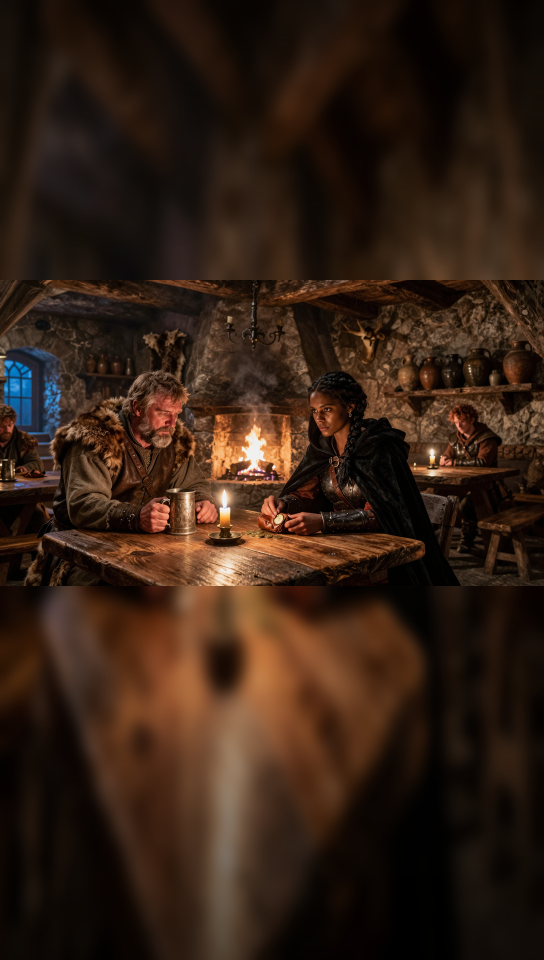
#> input picture videos/tales-of-nirn/episodes/ep01-night-falls-on-sentinel/still/tall/canvas.png, 1088 x 1920 px (shown at 1/2 size)
$ python -i tall2.py   (imports and definitions only)
#> lines starting #> are read from the running program, lines starting #| are printed output that depends on the picture
"""The tall (9:16) still, take 2: the scene is trimmed at the sides and sits low and large, so the table keeps its true size.
Only the ceiling is painted (above); below the scene the near edge of the table simply falls into shadow.
  prep  <key-16x9.png> <ceiling-guide.png> <canvas.png>   ceiling-guide: an earlier painted tall frame whose top we reuse as a guide
  blend <painted.png> <key-16x9.png> <tall.png>
The scene: x 0..1440 of the 16:9 still, scaled to 1088x816, placed at y Y0 (the moving loop goes in the same place)."""
import sys
import numpy as np
from PIL import Image, ImageFilter

TW, TH = 1088, 1920
CX0, CX1 = 0, 1440              # the crop of the 16:9 still (keeps the window, Jomic, Haballa)
SW, SH = 1088, 816
Y0 = 954                        # top of the scene; 150 px of shadowed table below it
FEATHER = 56

def scene(key):
#> called with key = 'canvas.png'
    return Image.open(key).convert('RGB').crop((CX0, 0, CX1, 1080)).resize((SW, SH), Image.LANCZOS)
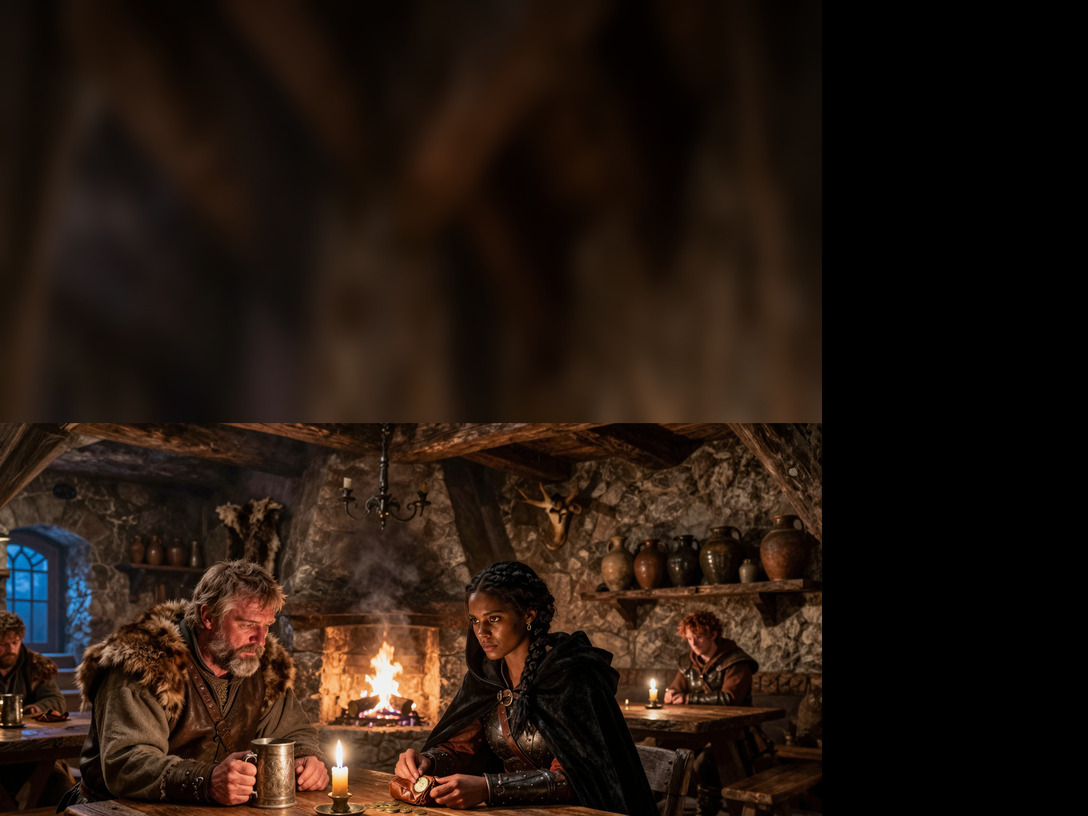
#> returned value: PIL image 1088x816 RGB; mean R, G, B 36.2, 23.4, 15.4

def below(s):
    """The near edge of the table, carried on a little and falling into shadow."""
    a = np.asarray(s, np.float32); h = TH - Y0 - SH
    band = np.asarray(Image.fromarray(a[-10:].astype(np.uint8)).resize((TW, h), Image.BICUBIC).filter(ImageFilter.GaussianBlur(6)), np.float32)
    fade = (1 - np.linspace(0, 1, h)) ** 2.2 * 0.6
    fade = fade[:, None, None]
    return band * fade

# [16 lines not run here, left out]

>>> result = scene('canvas.png')

$ run again, on videos/tales-of-nirn/episodes/ep01-night-falls-on-sentinel/still/tall/painted-2.png
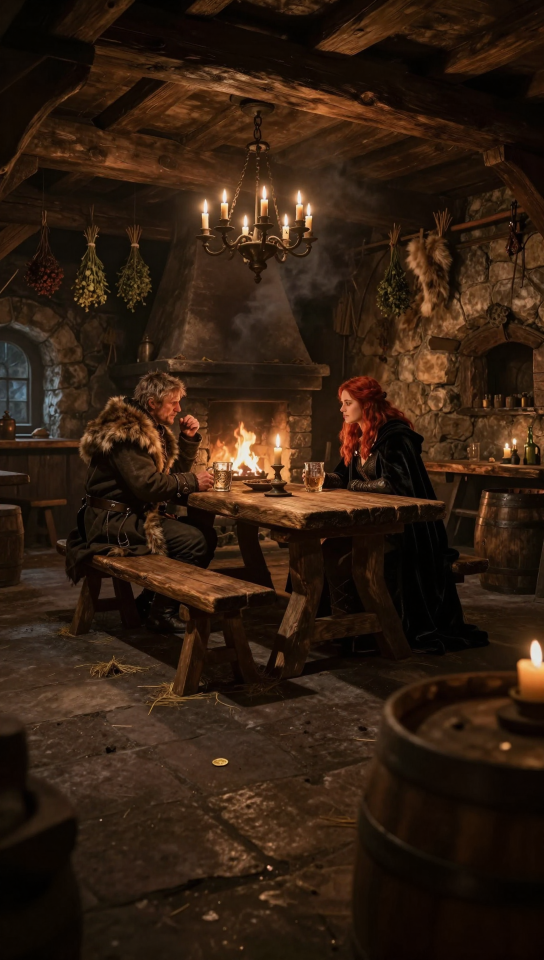
#> input picture videos/tales-of-nirn/episodes/ep01-night-falls-on-sentinel/still/tall/painted-2.png, 1088 x 1920 px (shown at 1/2 size)
#> in scene, `return Image.open(key).convert('RGB').crop((CX0, 0, CX1, 1080)).resize..`:
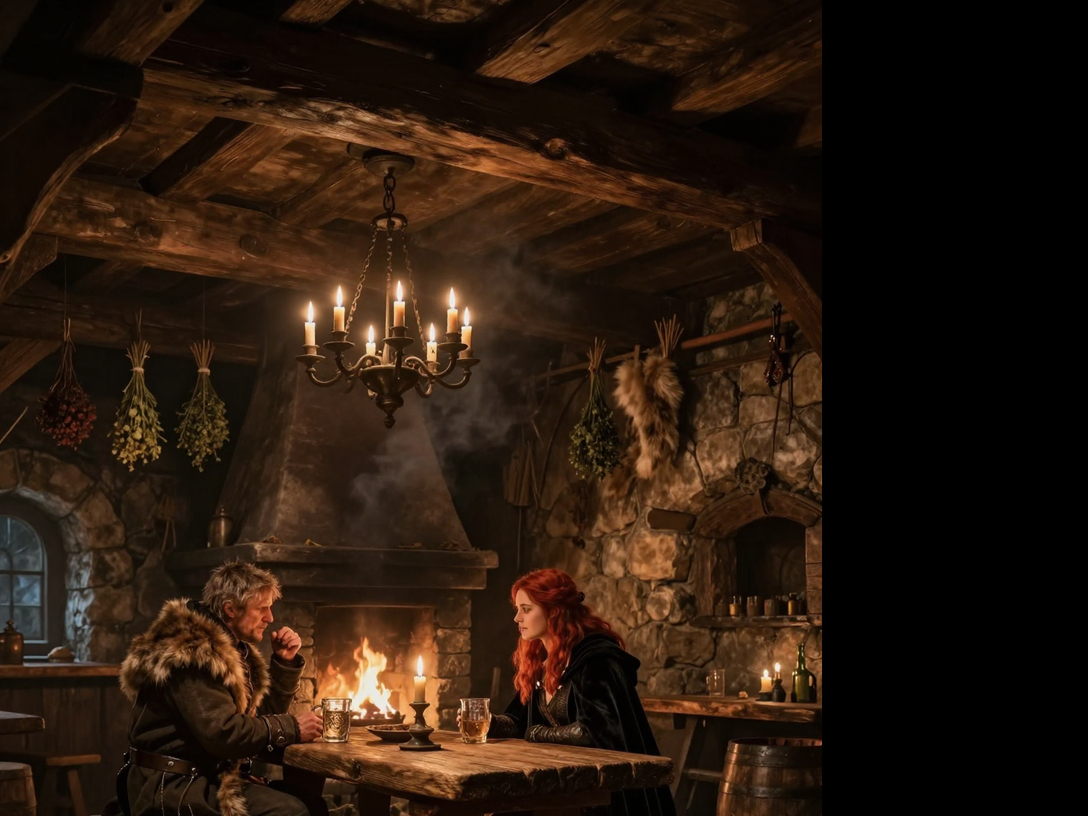
#> returned value: PIL image 1088x816 RGB; mean R, G, B 41.5, 25.5, 14

$ run again, on videos/tales-of-nirn/episodes/ep01-night-falls-on-sentinel/still/tall/painted-3.png
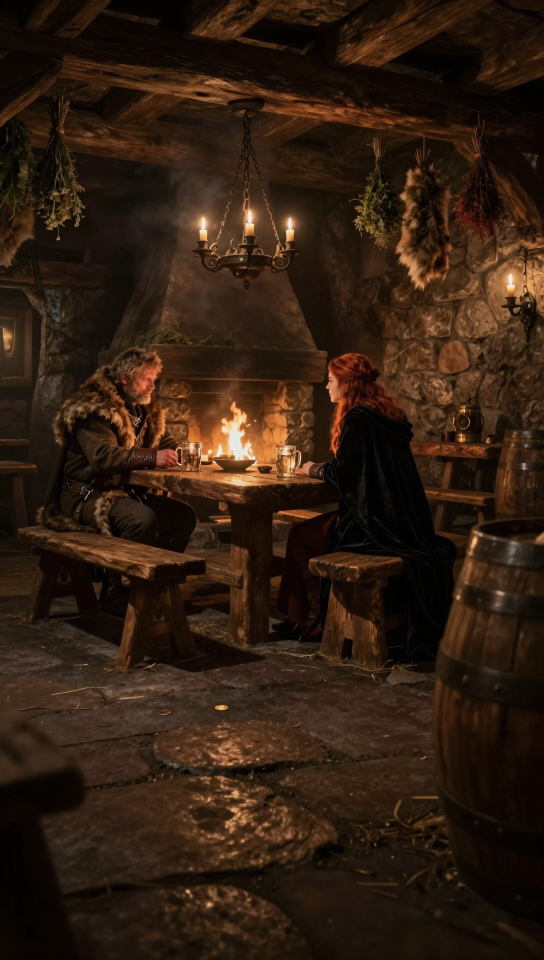
#> input picture videos/tales-of-nirn/episodes/ep01-night-falls-on-sentinel/still/tall/painted-3.png, 1088 x 1920 px (shown at 1/2 size)
#> in scene, `return Image.open(key).convert('RGB').crop((CX0, 0, CX1, 1080)).resize..`:
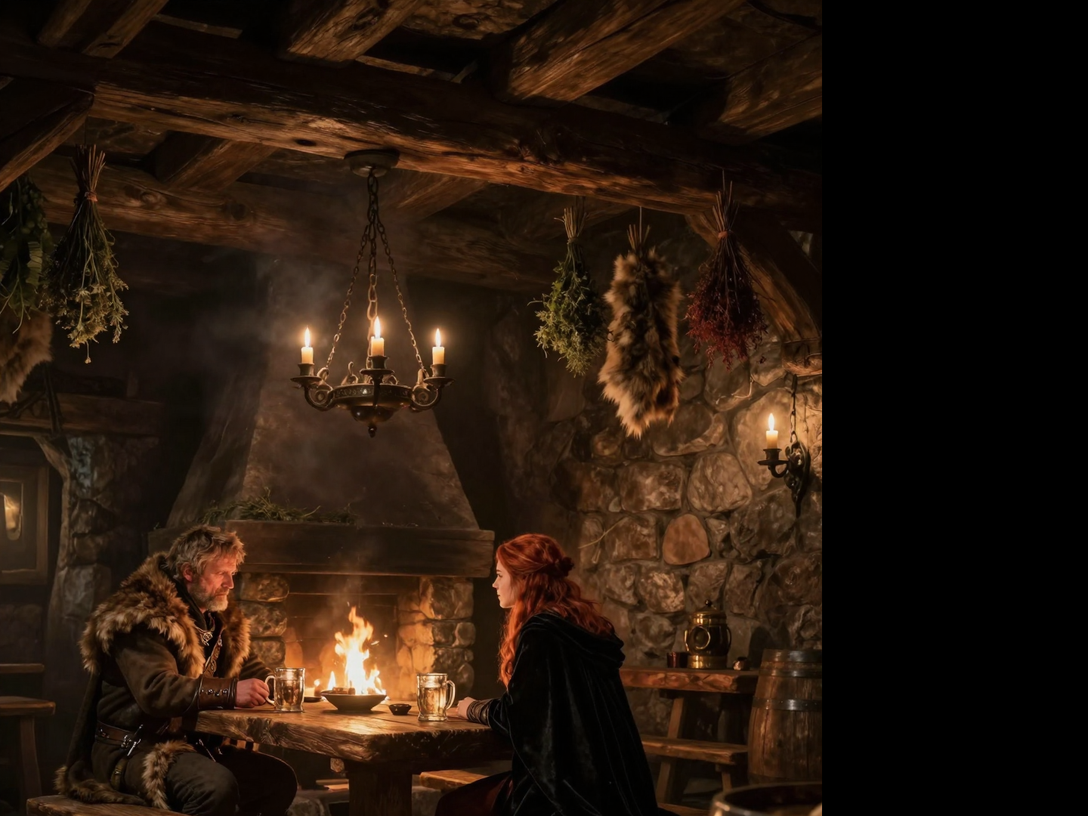
#> returned value: PIL image 1088x816 RGB; mean R, G, B 39.7, 24.3, 13.2

$ run again, on videos/tales-of-nirn/episodes/ep01-night-falls-on-sentinel/still/tall/painted-4.png
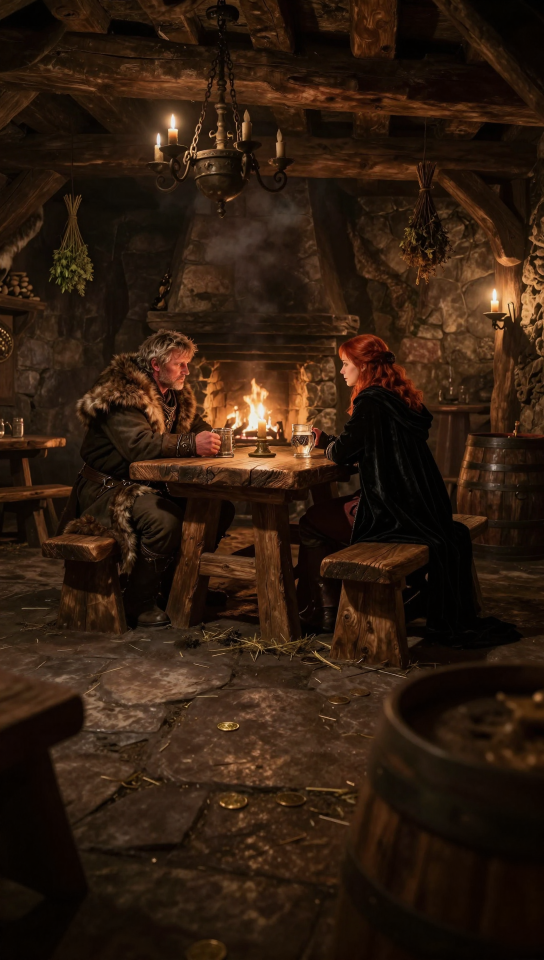
#> input picture videos/tales-of-nirn/episodes/ep01-night-falls-on-sentinel/still/tall/painted-4.png, 1088 x 1920 px (shown at 1/2 size)
#> in scene, `return Image.open(key).convert('RGB').crop((CX0, 0, CX1, 1080)).resize..`:
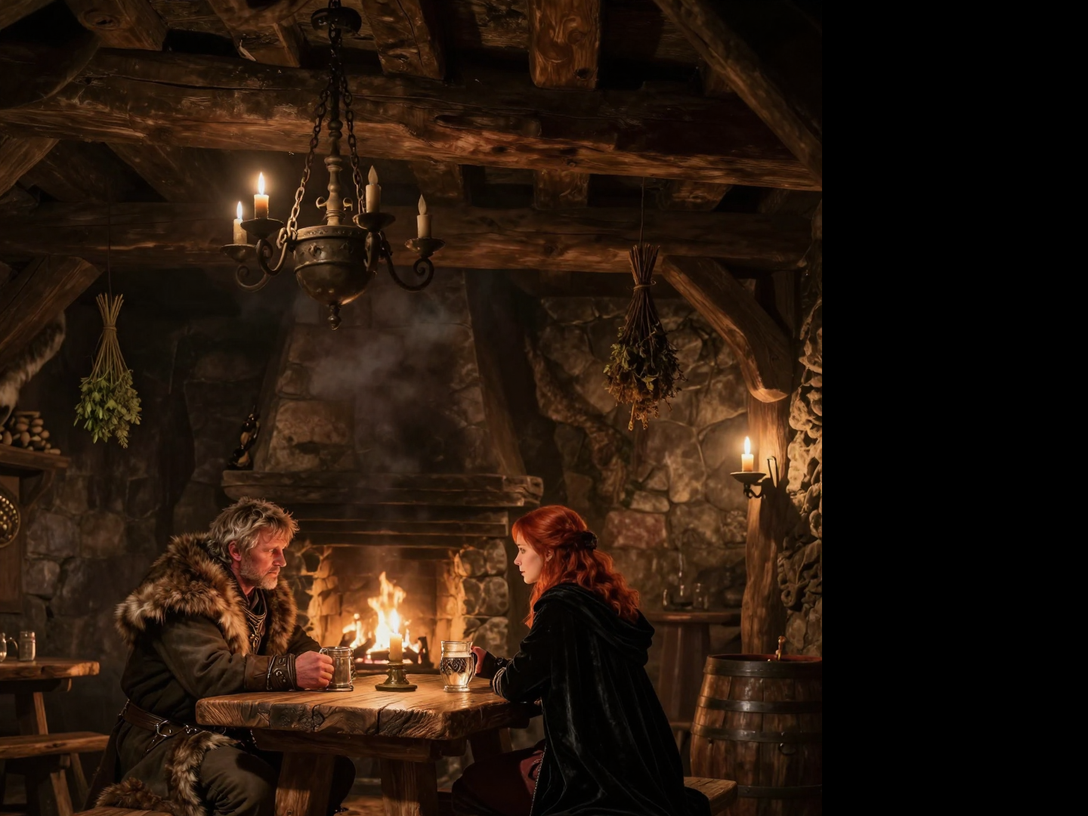
#> returned value: PIL image 1088x816 RGB; mean R, G, B 38.6, 23.1, 12.2
